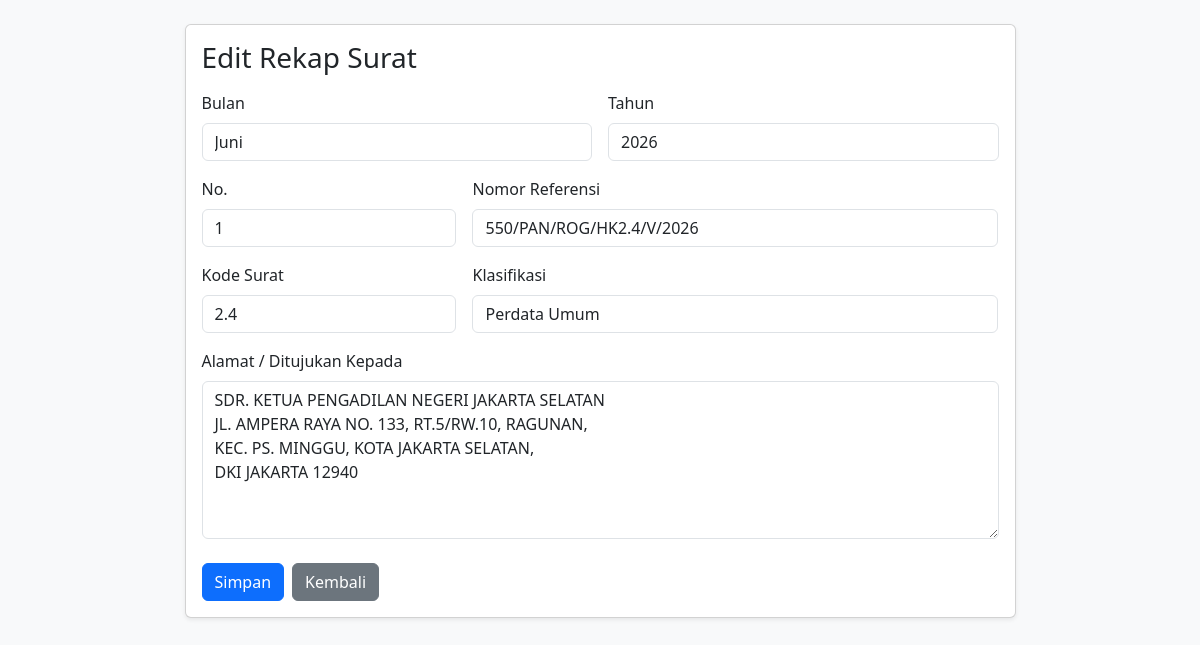
/rekap/edit/21, run on the app's committed database.
### tables this page shows
CREATE TABLE surat_rekap (
            id INTEGER PRIMARY KEY AUTOINCREMENT,
            bulan TEXT,
            tahun TEXT,
            nomor_urut INTEGER,
            nomor_referensi TEXT,
            kode_surat TEXT,
            klasifikasi TEXT,
            alamat TEXT
        );

### app.py (the view)
@app.route("/rekap/edit/<int:surat_id>", methods=["GET", "POST"])
def edit_rekap(surat_id):
    surat = get_surat_by_id(surat_id)
    if not surat:
        return redirect(url_for("rekap"))
    if request.method == "POST":
        data = request.form.to_dict()
        update_surat(surat_id, data)
        return redirect(url_for("rekap"))
    return render_template(
        "rekap_form.html",
        mode="edit",
        surat=surat
    )

### app.py (called while the page is built)
@app.before_request
def setup_database():
    init_db()

### services/db.py (called while the page is built)
def get_connection():
    conn = sqlite3.connect(DB_PATH)
    conn.row_factory = sqlite3.Row
    return conn

def init_db():
    conn = get_connection()
    cursor = conn.cursor()
    cursor.execute("""
        CREATE TABLE IF NOT EXISTS surat_rekap (
            id INTEGER PRIMARY KEY AUTOINCREMENT,
            bulan TEXT,
            tahun TEXT,
            nomor_urut INTEGER,
            nomor_referensi TEXT,
            kode_surat TEXT,
            klasifikasi TEXT,
            alamat TEXT
        )
    """)
    conn.commit()
    conn.close()

def get_surat_by_id(surat_id):
    conn = get_connection()
    cursor = conn.cursor()
    cursor.execute(
        "SELECT * FROM surat_rekap WHERE id = ?",
        (surat_id,)
    )
    row = cursor.fetchone()
    conn.close()
    return row

### templates/rekap_form.html (shortened to what this page needs)
<!doctype html>
<html lang="id">
<head>
  <link href="https://cdn.jsdelivr.net/npm/bootstrap@5.3.3/dist/css/bootstrap.min.css" rel="stylesheet">
</head>
<body class="bg-light">
<div class="container py-4">
  <div class="row justify-content-center">
    <div class="col-lg-9">
      <div class="card shadow-sm">
        <div class="card-body">
          <h3 class="mb-3">
            {% if mode == 'edit' %}
              Edit Rekap Surat
            {% else %}
              Tambah Rekap Surat
            {% endif %}
          </h3>
          <form method="post">
            <div class="row g-3">
              <div class="col-md-6">
                <label class="form-label">Bulan</label>
                <input name="bulan" class="form-control" required
                       value="{{ surat['bulan'] if surat else '' }}"
                       placeholder="Contoh: Juni">
              </div>
              <div class="col-md-6">
                <label class="form-label">Tahun</label>
                <input name="tahun" class="form-control" required
                       value="{{ surat['tahun'] if surat else '' }}"
                       placeholder="Contoh: 2026">
              </div>
              <div class="col-md-4">
                <label class="form-label">No.</label>
                <input name="nomor_urut" type="number" class="form-control" required
                       value="{{ surat['nomor_urut'] if surat else '' }}">
              </div>
              <div class="col-md-8">
                <label class="form-label">Nomor Referensi</label>
                <input name="nomor_referensi" class="form-control" required
                       value="{{ surat['nomor_referensi'] if surat else '' }}"
                       placeholder="Contoh: 777/PAN/ROG/HK1.3/VI/2026">
              </div>
              <div class="col-md-4">
                <label class="form-label">Kode Surat</label>
                <input name="kode_surat" class="form-control"
                       value="{{ surat['kode_surat'] if surat else '' }}"
                       placeholder="Contoh: 1.3">
              </div>
              <div class="col-md-8">
                <label class="form-label">Klasifikasi</label>
                <input name="klasifikasi" class="form-control"
                       value="{{ surat['klasifikasi'] if surat else '' }}"
                       placeholder="Contoh: Nota Kesepahaman">
              </div>
              <div class="col-12">
                <label class="form-label">Alamat / Ditujukan Kepada</label>
                <textarea name="alamat" class="form-control" rows="6" required
                          placeholder="SDR. KETUA PENGADILAN NEGERI BANJARMASIN&#10;JALAN D.I PANJAITAN NOMOR 27, ANTASAN BESAR,&#10;KOTA BANJARMASIN">{{ surat['alamat'] if surat else '' }}</textarea>
              </div>
            </div>
            <div class="mt-4 d-flex gap-2">
              <button type="submit" class="btn btn-primary">
                Simpan
              </button>
              <a href="/rekap" class="btn btn-secondary">
                Kembali
              </a>
            </div>
          </form>
        </div>
      </div>
    </div>
  </div>
</div>
</body>
</html>

### data on the page
surat_rekap: bulan "Juni", tahun "2026", nomor_urut "1", nomor_referensi "550/PAN/ROG/HK2.4/V/2026", kode_surat "2.4", klasifikasi "Perdata Umum", alamat "SDR. KETUA PENGADILAN NEGERI JAKARTA SELATAN JL. AMPERA RAYA NO. 133, RT.5/RW.10, RAGUNAN, KEC. PS. MINGGU, KOTA JAKARTA SELATAN, DKI JAKARTA 12940"
